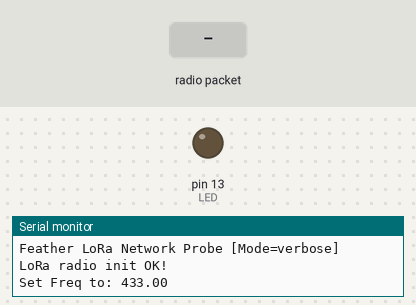
Simulated run of this sketch. Board: Arduino Uno, built for the host (arithmetic inside an expression is 32-bit, double 64-bit). Parts: output pins drawn as LEDs (lit = HIGH), the last lines printed to the serial monitor. The test bench sets the inputs (shaded band). No radio packets arrive unless stated; pins used as bus, display or sensor lines are not drawn.

Above: at 1.3 s.
1.4 s: radio packet "~" arrives
At 2.6 s:
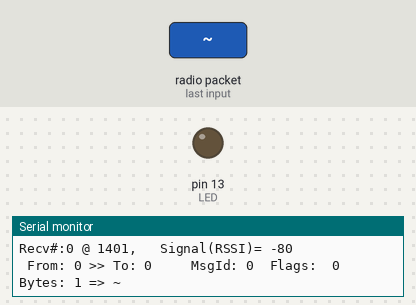
2.9 s: radio packet "1" arrives
At 3.8 s:
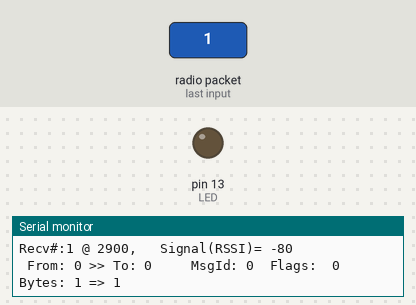
Timing chart, 0 to 5.9 s (numbered marks = the images above; inputs shaded):
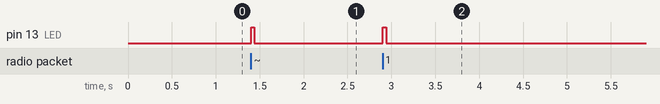

The sketch:

lora_sniffer.ino
```cpp
// (licence header left out)
/* Example sketch to capture all packets on a LoRa (RF95) radio network and send them to the
 *  serial port for monitoring or debugging a LoRa network.
 *
 *  Output MODE can be verbose or delimited
 *      - verbose sends output as readable text output with each field labeled
 *      - delimited sends output as a compressed text string, delimited by a char of your choice
 * Delimited is intended to be captured to a file on the serial host and displayed in an application
 * such as Excel or OpenOffice
 */

 //https://www.instructables.com/Turn-an-Arduino-Into-a-Quick-Easy-LoRa-Packet-Snif/

enum OutputMode { verbose, delimited };

/* Define your desired output format here */
OutputMode mode = verbose;
#define DELIMETER_CHAR '~'
/* end output format defintion */

#include <SPI.h>
#include <RH_RF95.h>
#include <stdio.h>

#define RH_FLAGS_ACK 0x80

/* for feather32u4
#define RFM95_CS 8
#define RFM95_RST 4
#define RFM95_INT 7
*/

/* for feather m0  */
//#define RFM95_CS 8
//#define RFM95_RST 4
//#define RFM95_INT 3

/* for shield*/
//#define RFM95_CS 10
//#define RFM95_RST 9
//#define RFM95_INT 7


/* Feather 32u4 w/wing*/ //working
#define RFM95_RST     11   // "A"
#define RFM95_CS      10   // "B"
#define RFM95_INT     2    // "SDA" (only SDA/SCL/RX/TX have IRQ!)


/* Feather m0 w/wing*/
//#define RFM95_RST     11   // "A"
//#define RFM95_CS      10   // "B"
//#define RFM95_INT     6    // "D"


/* Teensy 3.x w/wing */
//#define RFM95_RST     9   // "A"
//#define RFM95_CS      10   // "B"
//#define RFM95_INT     4    // "C"


// Change to 434.0 or other frequency, must match RX's freq!
#define RF95_FREQ 433.0

// Singleton instance of the radio driver
RH_RF95 rf95(RFM95_CS, RFM95_INT);

// Blink LED on packet receipt (Adafruit M0 here)
#define LED 13


int16_t rxCount = 0;                                        // packet counter
uint8_t rxBuffer[RH_RF95_MAX_MESSAGE_LEN];                  // receive buffer
uint8_t rxRecvLen;                                          // number of bytes actually received
char printBuffer[512] = "\0";                               // to send output to the PC
char formatString[] = {"%d~%d~%d~%d~%d~%d~%2x~%s~%d~%s"};
char legendString[] = "Rx Count~Rx@millis~LastRSSI~FromAddr~ToAddr~MsgId~HdrFlags~isAck~PacketLen~PacketContents";

void setup()
{
    pinMode(LED, OUTPUT);
    pinMode(RFM95_RST, OUTPUT);
    digitalWrite(RFM95_RST, HIGH);

    while (!Serial);
    Serial.begin(9600);
    delay(100);

  Serial.print("Feather LoRa Network Probe [Mode=");
  Serial.print(mode == verbose ? "verbose" : "delimeted");
  Serial.println("]");

  // manual reset
  digitalWrite(RFM95_RST, LOW);
  delay(10);
  digitalWrite(RFM95_RST, HIGH);
  delay(10);

  while (!rf95.init()) {
    Serial.println("LoRa radio init failed");
    while (1);
  }
  Serial.println("LoRa radio init OK!");

  if (!rf95.setFrequency(RF95_FREQ)) {                  // Defaults after init are 434.0MHz, modulation GFSK_Rb250Fd250, +13dbM
      Serial.println("setFrequency failed");
      while (1);                                        // if can't set frequency, we are cooked!
  }
  Serial.print("Set Freq to: "); Serial.println(RF95_FREQ);

    // Defaults after init are 434.0MHz, 13dBm, Bw = 125 kHz, Cr = 4/5, Sf = 128chips/symbol, CRC on

    // need to setPromiscuous(true) to receive all frames
    rf95.setPromiscuous(true);

    // set delimeter
    if (mode == delimited) {
        if (DELIMETER_CHAR != '~') {
            for (int i = 0; i < sizeof(formatString); i++)
            {
                if (formatString[i] == '~')
                    formatString[i] = DELIMETER_CHAR;
            }
            for (int i = 0; i < sizeof(legendString); i++)
            {
                if (legendString[i] == '~')
                    legendString[i] = DELIMETER_CHAR;
            }
        }
        Serial.println(legendString);
    }
}


void loop()
{
    // wait for a lora packet
    rxRecvLen = sizeof(rxBuffer);               // RadioHead expects max buffer, will update to received bytes
    digitalWrite(LED, LOW);

    if (rf95.available())
    {
        digitalWrite(LED, HIGH);
        if (rf95.recv(rxBuffer, &rxRecvLen))
        {
            char isAck[4] = {""};
            if (rf95.headerFlags() & RH_FLAGS_ACK)
                memcpy(isAck, "Ack\0", 3);
            rxBuffer[rxRecvLen] = '\0';

            if (mode == delimited)
            {
                snprintf(printBuffer, sizeof(printBuffer), formatString, rxCount++, millis(), rf95.lastRssi(), rf95.headerFrom(), rf95.headerTo(), rf95.headerId(), rf95.headerFlags(), isAck, rxRecvLen, rxBuffer);
                Serial.println(printBuffer);
            }
            else
            {
                snprintf(printBuffer, sizeof(printBuffer), "Recv#:%d @ %d,   Signal(RSSI)= %d", rxCount++, millis(), rf95.lastRssi());
                Serial.println(printBuffer);
                snprintf(printBuffer, sizeof(printBuffer), " From: %d >> To: %d     MsgId: %d  Flags: %2x    %s", rf95.headerFrom(), rf95.headerTo(), rf95.headerId(), rf95.headerFlags(), isAck);
                Serial.println(printBuffer);
                snprintf(printBuffer, sizeof(printBuffer), "Bytes: %d => %s \r\n", rxRecvLen, rxBuffer);
                Serial.println(printBuffer);
            }
        }
    }
}
```

Measured:
- after the input at 1.4 s, pin 13 (LED): LOW → HIGH at once, → LOW 0.04 s later
- after the input at 2.9 s, pin 13 (LED): LOW → HIGH at once, → LOW 0.04 s later
